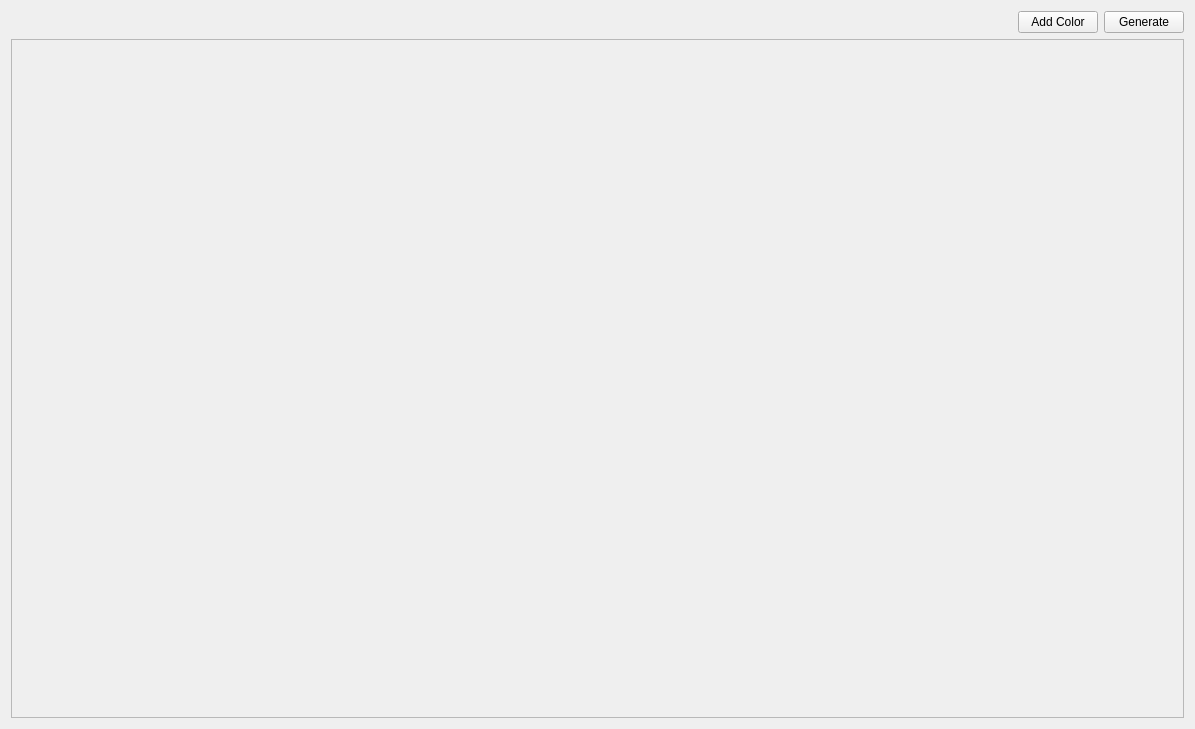
<?xml version="1.0" encoding="UTF-8"?>
<ui version="4.0">
 <class>ColorPaletteGeneratorWidget</class>
 <widget class="QWidget" name="ColorPaletteGeneratorWidget">
  <property name="geometry">
   <rect>
    <x>0</x>
    <y>0</y>
    <width>1195</width>
    <height>729</height>
   </rect>
  </property>
  <property name="windowTitle">
   <string>Form</string>
  </property>
  <property name="locale">
   <locale language="English" country="UnitedStates"/>
  </property>
  <layout class="QVBoxLayout" name="verticalLayout" stretch="0,0">
   <item>
    <layout class="QHBoxLayout" name="horizontalLayout_2">
     <item>
      <spacer name="horizontalSpacer">
       <property name="orientation">
        <enum>Qt::Orientation::Horizontal</enum>
       </property>
       <property name="sizeHint" stdset="0">
        <size>
         <width>40</width>
         <height>20</height>
        </size>
       </property>
      </spacer>
     </item>
     <item>
      <widget class="QPushButton" name="addColorButton">
       <property name="text">
        <string>Add Color</string>
       </property>
       <property name="icon">
        <iconset theme="QIcon::ThemeIcon::ListAdd"/>
       </property>
      </widget>
     </item>
     <item>
      <widget class="QPushButton" name="generateColorsButton">
       <property name="text">
        <string>Generate</string>
       </property>
       <property name="icon">
        <iconset theme="QIcon::ThemeIcon::ViewRefresh"/>
       </property>
      </widget>
     </item>
    </layout>
   </item>
   <item>
    <widget class="QScrollArea" name="scrollArea">
     <property name="widgetResizable">
      <bool>true</bool>
     </property>
     <widget class="QWidget" name="scrollAreaWidgetContents_2">
      <property name="geometry">
       <rect>
        <x>0</x>
        <y>0</y>
        <width>1175</width>
        <height>675</height>
       </rect>
      </property>
      <layout class="QHBoxLayout" name="horizontalLayout_3">
       <item>
        <widget class="QWidget" name="horizontalWidget" native="true">
         <layout class="QHBoxLayout" name="horizontalLayout"/>
        </widget>
       </item>
      </layout>
     </widget>
    </widget>
   </item>
  </layout>
 </widget>
 <resources/>
 <connections/>
</ui>
